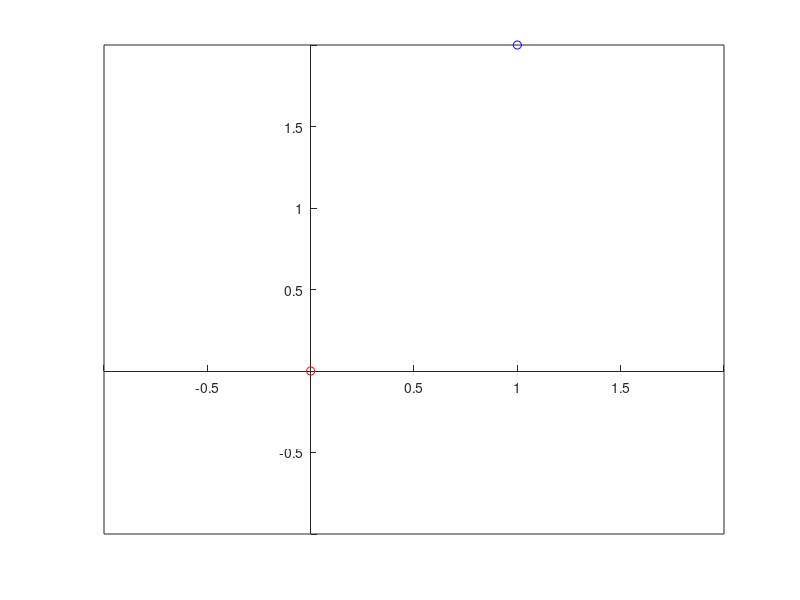

This figure's MATLAB source: (Note: this script raises an error after producing the figure.)
clear
close all
clc

figure, hold on, box on

h = 2; % 공 B 낙하 시작 높이
d = 1; % 공 B의 x 좌표
q = rad2deg(atan(h/d)); % 공 A는 공 B를 향해서 쏨
v0 = 4; % 공 A 초기속도


v0Ax = v0*cosd(q);
v0Ay = v0*sind(q);
v0Bx = 0;
v0By = 0;
dt = 0.01;
t = 0;
tt = t;
g = 9.8;
ballA = plot(0, 0, 'ro');
ballB = plot(d, h, 'bo');
lineA = plot(0, 0, 'r--');
lineB = plot(0, 0, 'b--');

xlim([-1, 2])
ylim([-1, 2])
set(gca, 'XAxisLocation', 'origin')
set(gca, 'YAxisLocation', 'origin')

v = VideoWriter("falling_ball.avi", "Motion JPEG AVI");
v.FrameRate = 30;
open(v)

posx = @(x0, v0x, t) x0 + v0x*t;
posy = @(y0, v0y, t) y0 + v0y*t - 1/2*g*t.^2;

while true
    t = t + dt;
    tt(end+1) = t;
    ballA.XData = posx(0, v0Ax, t);
    ballA.YData = posy(0, v0Ay, t);
    ballB.XData = posx(d, v0Bx, t);
    ballB.YData = posy(h, v0By, t);
    lineA.XData = posx(0, v0Ax, tt);
    lineA.YData = posy(0, v0Ay, tt);
    lineB.XData = posx(d, v0Bx, tt);
    lineB.YData = posy(h, v0By, tt);
    
    f = getframe(gcf);
    writeVideo(v, f.cdata);
    
    if norm([ballA.XData, ballA.YData]-[ballB.XData, ballB.YData])<0.05
        break
    end
end

close(v)